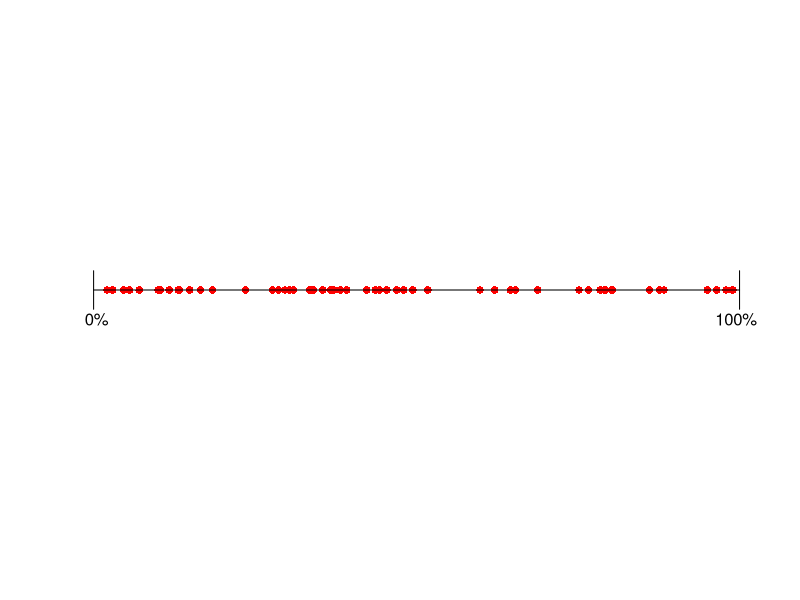
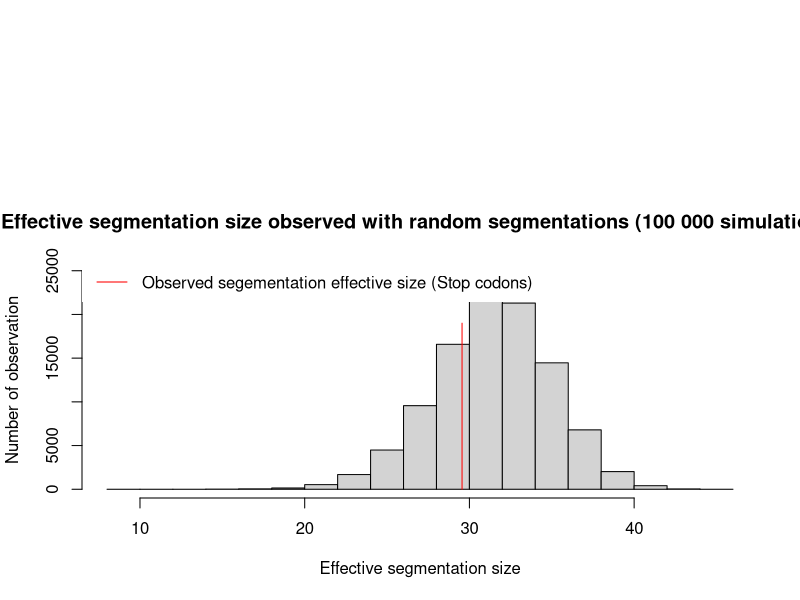

The R source for these figures, in order: (Note: this script raises an error after producing the figures.)
# Corresponding authors : maxime.policarpo@hotmail.fr and didier.casane@egce.cnrs-gif.fr
# FIRST PART : SUPPLEMENTAL 1
# SECOND PART : SUPPLEMENTAL 2

############################################################## Stops ################################################################################ 


#Stop positions relative to the associated gene length (full length = 100%)
stop_position=c(45.4,48,95,16.57,39.19,51.74,80.2,79.1,28.64,10,36.72,2.08,18.4,79.26,2.97,27.71,43.6,30.9,75.15,79.06,80.34,88.3,30.3,62.09,44.24,34,42.28,37.18,97.91,87.61,46.95,65.33,98.98,59.82,13.1,79.26,38.2,96.46,98.93,11.7,30.91,35.49,13.26,86.04,29.63,14.88,4.67,23.5,33.85,33.48,64.52,78.42,5.58,33.68,49.43,98.86,76.62,68.75,7.06,10.32)
stop_position_sorted=sort(stop_position)


#Graphs
#Random segmentations and calculation of the effective size(100 000 simulations)

Nes=c()
for(j in 1:100000){
  random_segmentation=runif(length(stop_position),0,100)           #random segmentation of our genes X times (X = number of observed stop codons)
  random_segmentation_sorted=sort(random_segmentation)            
  random_segmentation_sorted=append(0,random_segmentation_sorted)
  random_segmentation_sorted=append(random_segmentation_sorted,100)
  length_random_segments=c()
  i=1
  while(i < length(random_segmentation_sorted)){
    length_random_segments = append(length_random_segments, random_segmentation_sorted[i+1]-random_segmentation_sorted[i])
    i=i+1
  }
  Relative_length=length_random_segments/sum(length_random_segments)    #Calculation of the simulated effective segments sizes
  Ne=1/sum(Relative_length^2)
  Nes=append(Nes, Ne)                                                  #Regroupment of simulations results
}


# Calculation of the effective segmentation sizes created by observed STOPs codons

stop_position_sorted=append(0, stop_position_sorted)
stop_position_sorted=append(stop_position_sorted,100)

length_real_segments=c()
i=1
while(i < length(stop_position_sorted)){
  length_real_segments = append(length_real_segments, stop_position_sorted[i+1]-stop_position_sorted[i])  
  i=i+1
}

relative_length=length_real_segments/sum(length_real_segments)
ne=1/sum(relative_length^2)

line_y=c(1:19000)      #Creation of line vector for graphical representation
line_x=rep(ne, 19000)


##Plot stopcodons on a segment from 0 to 100%


plot(x=stop_position, y=rep(1, length(stop_position)), ylim=c(0.8,1.2), pch=16, col="red", axes=FALSE, ylab="", xlab="")
lines(x=0:100, y=rep(1,101))
lines(x=c(0,0), y=c(0.98, 1.02))
lines(x=c(100,100), y=c(0.98, 1.02))
text(x=99.5, y=0.97, "100%")
text(x=0.5, y=0.97, "0%")


#Creation of the graph S1

pdf("SupplementalFig1.pdf", width=11, height=8)
par(fig=c(0,1,0,0.7))
hist(Nes, ylim = c(0,25000), main="Effective segmentation size observed with random segmentations (100 000 simulations)", xlab = "Effective segmentation size", ylab = "Number of observation")
lines(line_x, line_y, col="red")
legend("topleft", "Observed segementation effective size (Stop codons)", col="red", lty=c(1,1), box.lwd=0)
par(fig=c(0,1,0.7,1), new=T)
plot(x=stop_position, y=rep(1, length(stop_position)), ylim=c(0.8,1.2), pch=16, col="red", axes=FALSE, ylab="", xlab="", main="Position of Stop codon on CDS length (%)")
lines(x=0:100, y=rep(1,101))
lines(x=c(0,0), y=c(0.98, 1.02))
lines(x=c(100,100), y=c(0.98, 1.02))
text(x=99.5, y=0.92, "100%", cex=1)
text(x=0.5, y=0.92, "0%", cex=1)
dev.off()

############################################################## Frameshifts ############################################################## 

##Exact same code but stop codons positions are replaces by frameshifts


#Frameshifts positions
FS_position=c(48.39,80.95,84.32,27.84,26.94,65.35,56.58,13.36,17.98,32.11,33.53,35.31,44.39,15.05,84.88,4.86,75.69,97.23,1.8,13.22,14.99,54.78,53.73,13,66.26,95,27.43,90.95,31.17,20.08,88.42,95.27,84.4,59.65,40.64,33.63,18.05,14.25,35.8,98.22,3.1,10.89,49.57,48.18,46.77,10.46,26.67,64.07,70.5,48.31,51.4,15.79,49.39,28.41,29.58,82.87,25.97,21.85,26.7,53.7,73.49,41.385,8.24,4.63,1.22,33.10,69.27,32.87,57.56,89.96)


frameshift_sorted=sort(FS_position)

#Random segmentations and calculatio of the effective size

Nes=c()
for(j in 1:100000){
  random_segmentation=runif(length(frameshift_sorted),0,100)
  random_segmentation_sorted=sort(random_segmentation)
  random_segmentation_sorted=append(0,random_segmentation_sorted)
  random_segmentation_sorted=append(random_segmentation_sorted,100)
  length_random_segments=c()
  j=1
  while(j < length(random_segmentation_sorted)){
    length_random_segments = append(length_random_segments, random_segmentation_sorted[j+1]-random_segmentation_sorted[j])
    j=j+1
  }
  Relative_length=length_random_segments/sum(length_random_segments)
  Ne=1/sum(Relative_length^2)
  Nes=append(Nes, Ne)
}


#Calculation of the effective sizes observed by the segmentation with our frameshifts

frameshift_sorted=append(0, frameshift_sorted)
frameshift_sorted=append(frameshift_sorted,100)

length_real_segments=c()
i=1
while(i < length(frameshift_sorted)){
  length_real_segments = append(length_real_segments, frameshift_sorted[i+1]-frameshift_sorted[i])
  i=i+1
}

relative_length=length_real_segments/sum(length_real_segments)
ne=1/sum(relative_length^2)

line_y=c(1:20000)
line_x=rep(ne, 20000)


# Graphic S2

pdf("SupplementalFig2.pdf", width=11, height=8)
par(fig=c(0,1,0,0.7))
hist(Nes, ylim = c(0,25000), main="Effective segmentation size observed with random segmentations (100 000 simulations)", xlab = "Effective segmentation size", ylab = "Number of observation")
lines(line_x, line_y, col="red")
legend("topleft", "Observed segementation effective size (Frameshifts)", col="red", lty=c(1,1), box.lwd=0)
par(fig=c(0,1,0.7,1), new=T)
plot(x=FS_position, y=rep(1, length(FS_position)), ylim=c(0.8,1.05), pch=16, col="blue", axes=FALSE, ylab="", xlab="", main="Position of frameshifts on CDS length (%)")
lines(x=0:100, y=rep(1,101))
lines(x=c(0,0), y=c(0.98, 1.02))
lines(x=c(100,100), y=c(0.98, 1.02))
text(x=99.5, y=0.92, "100%", cex=1)
text(x=0.5, y=0.92, "0%", cex=1)
dev.off()
